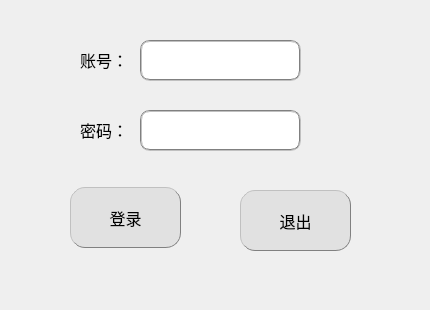
<?xml version="1.0" encoding="UTF-8"?>
<ui version="4.0">
 <class>LoginAdmin</class>
 <widget class="QDialog" name="LoginAdmin">
  <property name="geometry">
   <rect>
    <x>0</x>
    <y>0</y>
    <width>430</width>
    <height>310</height>
   </rect>
  </property>
  <property name="windowTitle">
   <string>Dialog</string>
  </property>
  <widget class="QLabel" name="label">
   <property name="geometry">
    <rect>
     <x>80</x>
     <y>40</y>
     <width>81</width>
     <height>41</height>
    </rect>
   </property>
   <property name="text">
    <string>&lt;html&gt;&lt;head/&gt;&lt;body&gt;&lt;p&gt;&lt;span style=&quot; font-size:12pt;&quot;&gt;账号：&lt;/span&gt;&lt;/p&gt;&lt;/body&gt;&lt;/html&gt;</string>
   </property>
  </widget>
  <widget class="QLabel" name="label_2">
   <property name="geometry">
    <rect>
     <x>80</x>
     <y>110</y>
     <width>81</width>
     <height>41</height>
    </rect>
   </property>
   <property name="text">
    <string>&lt;html&gt;&lt;head/&gt;&lt;body&gt;&lt;p&gt;&lt;span style=&quot; font-size:12pt;&quot;&gt;密码：&lt;/span&gt;&lt;/p&gt;&lt;/body&gt;&lt;/html&gt;</string>
   </property>
  </widget>
  <widget class="QLineEdit" name="userLineEdit">
   <property name="geometry">
    <rect>
     <x>140</x>
     <y>40</y>
     <width>161</width>
     <height>41</height>
    </rect>
   </property>
   <property name="font">
    <font>
     <pointsize>12</pointsize>
    </font>
   </property>
   <property name="styleSheet">
    <string notr="true">border:2px groove gray;border-radius:10px;padding:2px 4px</string>
   </property>
  </widget>
  <widget class="QLineEdit" name="pwdLineEdit">
   <property name="geometry">
    <rect>
     <x>140</x>
     <y>110</y>
     <width>161</width>
     <height>41</height>
    </rect>
   </property>
   <property name="font">
    <font>
     <pointsize>12</pointsize>
    </font>
   </property>
   <property name="styleSheet">
    <string notr="true">border:2px groove gray;border-radius:10px;padding:2px 4px</string>
   </property>
   <property name="echoMode">
    <enum>QLineEdit::Password</enum>
   </property>
  </widget>
  <widget class="QPushButton" name="loginBtn">
   <property name="geometry">
    <rect>
     <x>70</x>
     <y>187</y>
     <width>111</width>
     <height>61</height>
    </rect>
   </property>
   <property name="font">
    <font>
     <pointsize>12</pointsize>
    </font>
   </property>
   <property name="styleSheet">
    <string notr="true">background-color: rgb(225, 225, 225);border:1px groove gray;border-radius:15px;padding:1px 4px;border-style: outset;</string>
   </property>
   <property name="text">
    <string>登录</string>
   </property>
  </widget>
  <widget class="QPushButton" name="exitBtn">
   <property name="geometry">
    <rect>
     <x>240</x>
     <y>190</y>
     <width>111</width>
     <height>61</height>
    </rect>
   </property>
   <property name="font">
    <font>
     <pointsize>12</pointsize>
    </font>
   </property>
   <property name="styleSheet">
    <string notr="true">background-color: rgb(225, 225, 225);border:1px groove gray;border-radius:15px;padding:1px 4px;border-style: outset;</string>
   </property>
   <property name="text">
    <string>退出</string>
   </property>
  </widget>
  <widget class="QLabel" name="label_3">
   <property name="geometry">
    <rect>
     <x>0</x>
     <y>0</y>
     <width>451</width>
     <height>431</height>
    </rect>
   </property>
   <property name="text">
    <string/>
   </property>
   <property name="pixmap">
    <pixmap resource="pic.qrc">:/new/prefix1/6.png</pixmap>
   </property>
  </widget>
  <zorder>label_3</zorder>
  <zorder>label</zorder>
  <zorder>label_2</zorder>
  <zorder>userLineEdit</zorder>
  <zorder>pwdLineEdit</zorder>
  <zorder>loginBtn</zorder>
  <zorder>exitBtn</zorder>
 </widget>
 <resources>
  <include location="pic.qrc"/>
 </resources>
 <connections/>
</ui>
